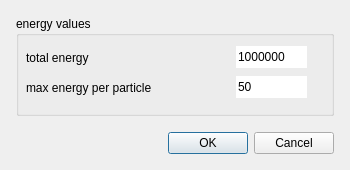
<?xml version="1.0" encoding="UTF-8"?>
<ui version="4.0">
 <class>NewParticlesDialog</class>
 <widget class="QDialog" name="NewParticlesDialog">
  <property name="geometry">
   <rect>
    <x>0</x>
    <y>0</y>
    <width>350</width>
    <height>170</height>
   </rect>
  </property>
  <property name="minimumSize">
   <size>
    <width>350</width>
    <height>170</height>
   </size>
  </property>
  <property name="windowTitle">
   <string>add random energy</string>
  </property>
  <layout class="QGridLayout" name="gridLayout">
   <property name="leftMargin">
    <number>16</number>
   </property>
   <property name="topMargin">
    <number>16</number>
   </property>
   <property name="rightMargin">
    <number>16</number>
   </property>
   <property name="bottomMargin">
    <number>16</number>
   </property>
   <property name="spacing">
    <number>16</number>
   </property>
   <item row="0" column="0">
    <widget class="QGroupBox" name="groupBox">
     <property name="title">
      <string>energy values</string>
     </property>
     <widget class="QLabel" name="label">
      <property name="geometry">
       <rect>
        <x>10</x>
        <y>34</y>
        <width>201</width>
        <height>16</height>
       </rect>
      </property>
      <property name="text">
       <string>total energy</string>
      </property>
     </widget>
     <widget class="QLabel" name="label_2">
      <property name="geometry">
       <rect>
        <x>10</x>
        <y>64</y>
        <width>201</width>
        <height>16</height>
       </rect>
      </property>
      <property name="text">
       <string>max energy per particle</string>
      </property>
     </widget>
     <widget class="QLineEdit" name="totalEnergyEdit">
      <property name="geometry">
       <rect>
        <x>220</x>
        <y>30</y>
        <width>71</width>
        <height>22</height>
       </rect>
      </property>
      <property name="text">
       <string>1000000</string>
      </property>
      <property name="frame">
       <bool>false</bool>
      </property>
     </widget>
     <widget class="QLineEdit" name="maxEnergyPerParticleEdit">
      <property name="geometry">
       <rect>
        <x>220</x>
        <y>60</y>
        <width>71</width>
        <height>22</height>
       </rect>
      </property>
      <property name="text">
       <string>50</string>
      </property>
      <property name="frame">
       <bool>false</bool>
      </property>
     </widget>
    </widget>
   </item>
   <item row="1" column="0">
    <widget class="QDialogButtonBox" name="buttonBox">
     <property name="orientation">
      <enum>Qt::Horizontal</enum>
     </property>
     <property name="standardButtons">
      <set>QDialogButtonBox::Cancel|QDialogButtonBox::Ok</set>
     </property>
    </widget>
   </item>
  </layout>
 </widget>
 <resources/>
 <connections>
  <connection>
   <sender>buttonBox</sender>
   <signal>accepted()</signal>
   <receiver>NewParticlesDialog</receiver>
   <slot>accept()</slot>
   <hints>
    <hint type="sourcelabel">
     <x>248</x>
     <y>254</y>
    </hint>
    <hint type="destinationlabel">
     <x>157</x>
     <y>274</y>
    </hint>
   </hints>
  </connection>
  <connection>
   <sender>buttonBox</sender>
   <signal>rejected()</signal>
   <receiver>NewParticlesDialog</receiver>
   <slot>reject()</slot>
   <hints>
    <hint type="sourcelabel">
     <x>316</x>
     <y>260</y>
    </hint>
    <hint type="destinationlabel">
     <x>286</x>
     <y>274</y>
    </hint>
   </hints>
  </connection>
 </connections>
</ui>
